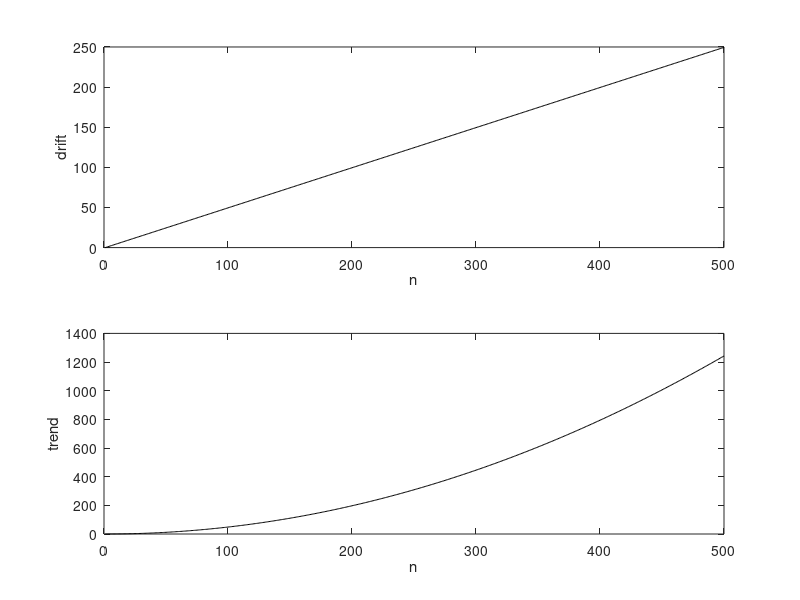

Source code (MATLAB):
% Drift and trend

%drift
y1=0; y1_old=0;
ry1=zeros(500,1); 
for nn=1:500,   
   ry1(nn)=y1;
   y1=0.5+y1_old;
   y1_old=y1;
end;

%trend
y2=0; y2_old=0; t=0;
ry2=zeros(500,1); 
for nn=1:500,   
   ry2(nn)=y2;
   y2=(0.5*t)+y2_old;
   y2_old=y2;
   t=t+0.02;
end;

figure(1)
subplot(2,1,1)
plot(ry1,'k');
xlabel('n');
ylabel('drift');

subplot(2,1,2)
plot(ry2,'k');
xlabel('n');
ylabel('trend');
